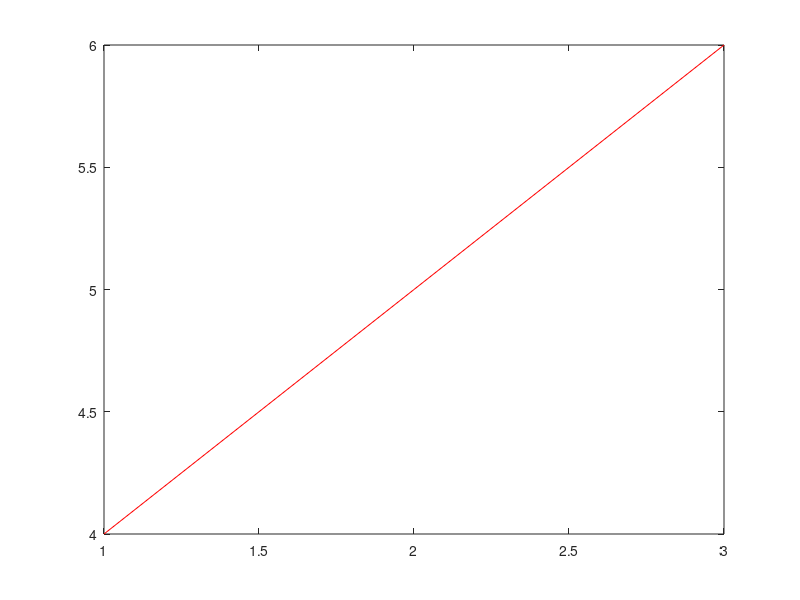

The MATLAB script that drew this image: (Note: this script raises an error after producing the figure.)
% MATLAB's dot syntax on graphics handles (Octave has none: its handles are
% numbers), with the output MATLAB gives, by hand.
figure('visible', 'off');
h = plot(1:3, [4 5 6], 'r');
h.MarkerSize = 9;
fprintf('%g\n', h.MarkerSize);
h.LineStyle = '--';
fprintf('%s\n', get(h, 'LineStyle'));
ax = gca;
ax.YLim = [2 6];
fprintf('%g %g\n', ax.YLim);
xlabel('time');
fprintf('%s\n', ax.XLabel.String);
ax.Title.String = 'T';
fprintf('%s\n', get(get(gca, 'Title'), 'String'));
g = h;
g.LineWidth = 3;
fprintf('%g\n', h.LineWidth);
fprintf('%s\n', class(h));
fprintf('%s\n', class(ax));
fprintf('%d\n', isgraphics(h));
delete(h);
fprintf('%d\n', isgraphics(h));
fprintf('%d\n', numel(ax.Children));
close all
